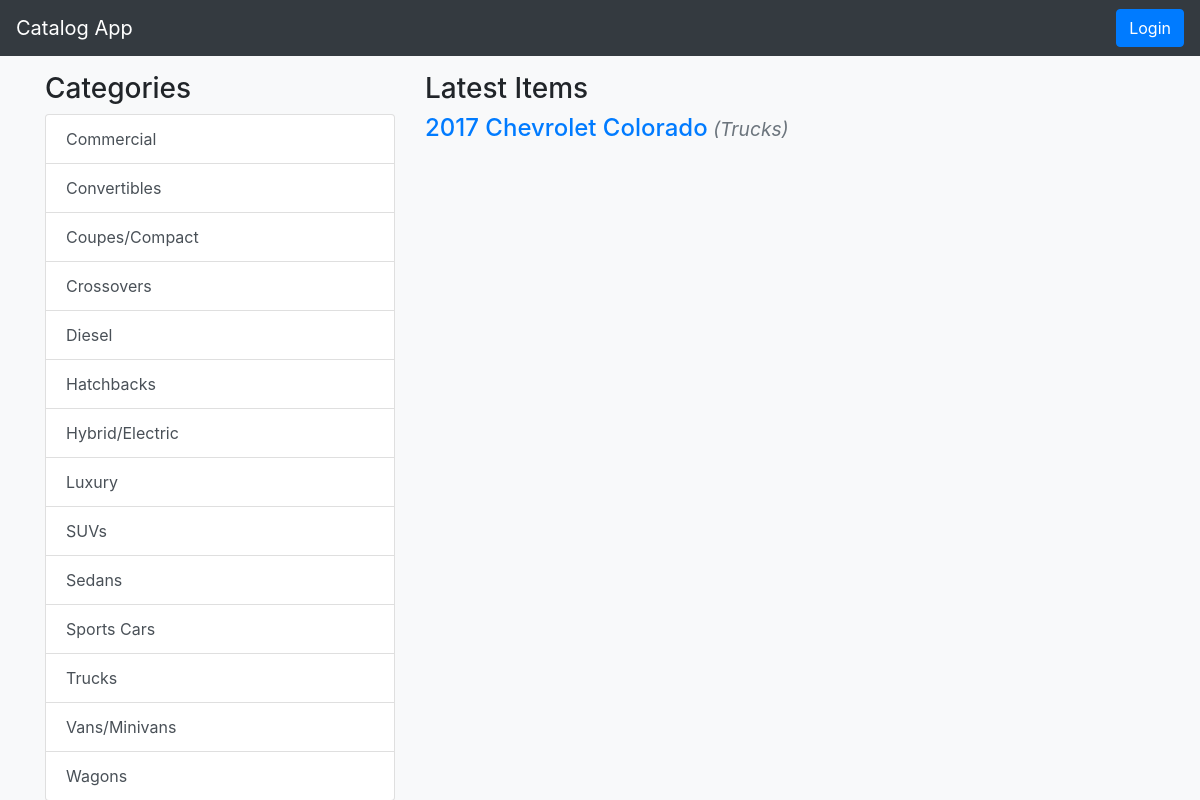
The page /catalog/Trucks/items/ on the database its author committed.
### models.py (models this page shows, shortened)
class Category(Base):
    __tablename__ = 'category'
    id = Column(Integer, primary_key=True)
    name = Column(String(250), nullable=False)

class Item(Base):
    __tablename__ = 'item'
    id = Column(Integer, primary_key=True)
    name = Column(String(80), nullable=False)
    description = Column(String(2000))
    date = Column(DateTime, nullable=False)
    category_id = Column(Integer, ForeignKey('category.id'))
    category = relationship(Category)
    user_id = Column(Integer, ForeignKey('user.id'))
    user = relationship(User)

### app.py (the view, shortened to what this page needs)
@app.route('/catalog/<path:category_name>/items/')
def show_items(category_name):
    categories = session.query(Category).order_by(asc(Category.name))
    category = session.query(Category).filter_by(name=category_name).one()
    items = session.query(Item).filter_by(category=category).all()
    if 'username' not in login_session:
        return render_template('publicitems.html',
                               category=category,
                               categories=categories,
                               items=items)

### templates/publicitems.html (shortened to what this page needs)
{% extends "base.html" %}
{% block content %}
{% include "header.html" %}
<div class="container">
    <div class="row mt-3">
        <div class="col-4">
            <h3>Categories</h3>
            <div class="list-group">
            {% for category in categories %}
                <a href="{{url_for('show_items', category_name=category.name)}}" class="list-group-item list-group-item-action">{{category.name}}</a>
            {% endfor %}
            </div>
        </div>
        <div class="col-8">
            <h3>Latest Items</h3>
            {% for item in items %}
                <h4><a href="{{url_for('show_item', category_name=item.category.name, item_name=item.name)}}">{{item.name}}</a><small class="text-muted"><em> ({{item.category.name}})</em></small></h4>
            {% endfor %}
        </div>
    </div>
</div>
{% endblock %}

### rows shown on the page
Category: name "Commercial"
Category: name "Convertibles"
Category: name "Coupes/Compact"
Category: name "Crossovers"
Category: name "Diesel"
Category: name "Hatchbacks"
Category: name "Hybrid/Electric"
Category: name "Luxury"
Category: name "SUVs"
Category: name "Sedans"
Category: name "Sports Cars"
Category: name "Trucks"
Category: name "Vans/Minivans"
Category: name "Wagons"
Item: name "2017 Chevrolet Colorado", category.name "Trucks"
